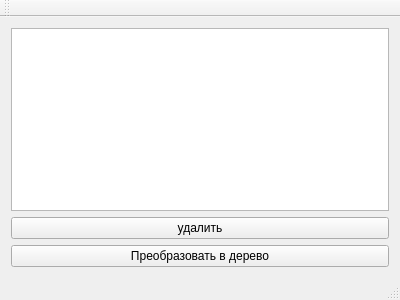
<?xml version="1.0" encoding="UTF-8"?>
<ui version="4.0">
 <class>MainWindow</class>
 <widget class="QMainWindow" name="MainWindow">
  <property name="geometry">
   <rect>
    <x>0</x>
    <y>0</y>
    <width>400</width>
    <height>300</height>
   </rect>
  </property>
  <property name="windowTitle">
   <string>MainWindow</string>
  </property>
  <widget class="QWidget" name="centralWidget">
   <layout class="QVBoxLayout" name="verticalLayout">
    <item>
     <widget class="QTableWidget" name="tableWidget"/>
    </item>
    <item>
     <layout class="QHBoxLayout" name="horizontalLayout">
      <item>
       <widget class="QPushButton" name="pushButton">
        <property name="text">
         <string>удалить</string>
        </property>
       </widget>
      </item>
     </layout>
    </item>
    <item>
     <widget class="QPushButton" name="pushButton_3">
      <property name="text">
       <string>Преобразовать в дерево</string>
      </property>
     </widget>
    </item>
   </layout>
  </widget>
  <widget class="QMenuBar" name="menuBar">
   <property name="geometry">
    <rect>
     <x>0</x>
     <y>0</y>
     <width>400</width>
     <height>20</height>
    </rect>
   </property>
  </widget>
  <widget class="QToolBar" name="mainToolBar">
   <attribute name="toolBarArea">
    <enum>TopToolBarArea</enum>
   </attribute>
   <attribute name="toolBarBreak">
    <bool>false</bool>
   </attribute>
  </widget>
  <widget class="QStatusBar" name="statusBar"/>
 </widget>
 <layoutdefault spacing="6" margin="11"/>
 <resources/>
 <connections/>
</ui>
